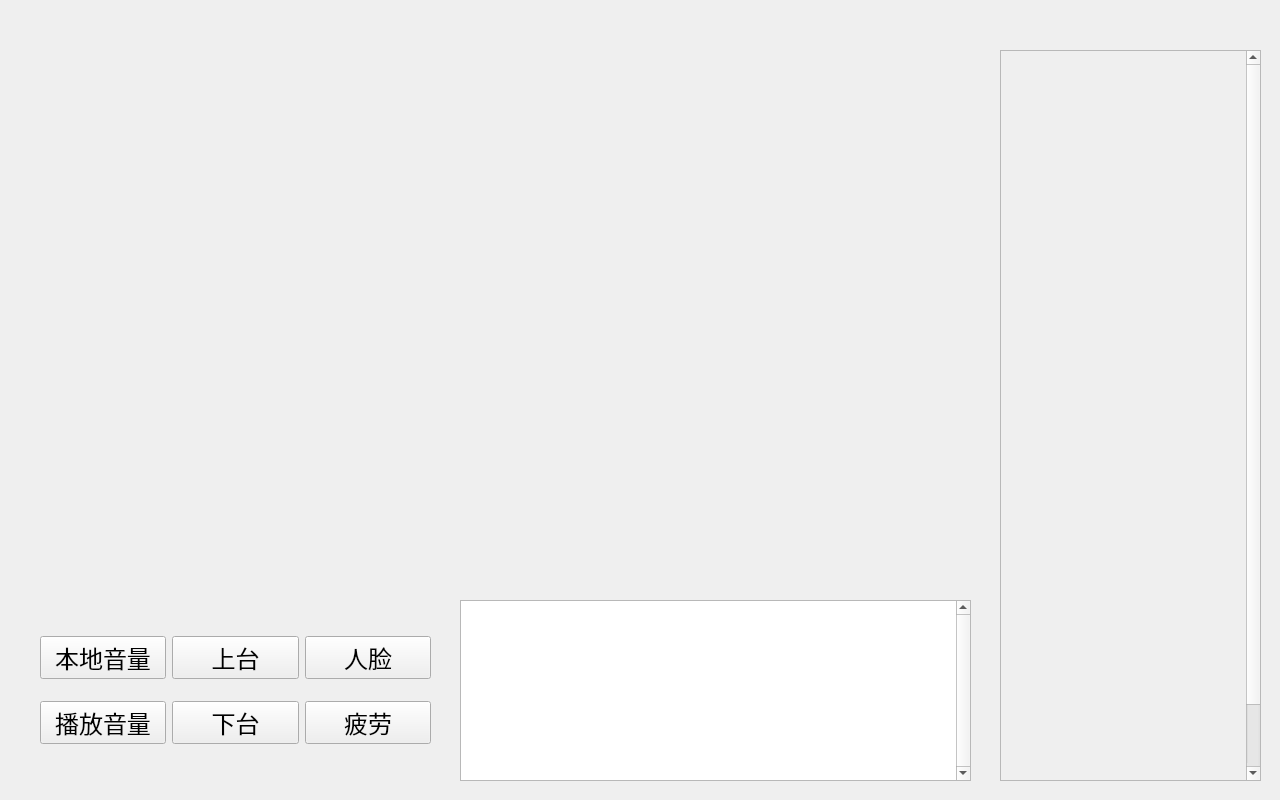
<?xml version="1.0" encoding="UTF-8"?>
<ui version="4.0">
 <class>MainWindow</class>
 <widget class="QMainWindow" name="MainWindow">
  <property name="geometry">
   <rect>
    <x>0</x>
    <y>0</y>
    <width>1280</width>
    <height>800</height>
   </rect>
  </property>
  <property name="minimumSize">
   <size>
    <width>1280</width>
    <height>800</height>
   </size>
  </property>
  <property name="maximumSize">
   <size>
    <width>1280</width>
    <height>800</height>
   </size>
  </property>
  <property name="windowTitle">
   <string>MainWindow</string>
  </property>
  <widget class="QWidget" name="centralwidget">
   <widget class="QTextBrowser" name="textBrowser">
    <property name="geometry">
     <rect>
      <x>460</x>
      <y>600</y>
      <width>511</width>
      <height>181</height>
     </rect>
    </property>
    <property name="font">
     <font>
      <family>Arial</family>
      <pointsize>16</pointsize>
     </font>
    </property>
    <property name="verticalScrollBarPolicy">
     <enum>Qt::ScrollBarAlwaysOn</enum>
    </property>
   </widget>
   <widget class="QWidget" name="gridLayoutWidget">
    <property name="geometry">
     <rect>
      <x>40</x>
      <y>50</y>
      <width>931</width>
      <height>541</height>
     </rect>
    </property>
    <layout class="QGridLayout" name="gridLayout">
     <item row="0" column="0">
      <widget class="QLabel" name="label">
       <property name="text">
        <string/>
       </property>
      </widget>
     </item>
    </layout>
   </widget>
   <widget class="QWidget" name="gridLayoutWidget_2">
    <property name="geometry">
     <rect>
      <x>40</x>
      <y>620</y>
      <width>391</width>
      <height>141</height>
     </rect>
    </property>
    <layout class="QGridLayout" name="gridLayout_2">
     <item row="0" column="1">
      <widget class="QPushButton" name="pushButton_2">
       <property name="font">
        <font>
         <family>Arial</family>
         <pointsize>18</pointsize>
        </font>
       </property>
       <property name="text">
        <string>上台</string>
       </property>
       <property name="autoDefault">
        <bool>false</bool>
       </property>
       <property name="default">
        <bool>false</bool>
       </property>
       <property name="flat">
        <bool>false</bool>
       </property>
      </widget>
     </item>
     <item row="0" column="2">
      <widget class="QPushButton" name="pushButton_4">
       <property name="font">
        <font>
         <family>Arial</family>
         <pointsize>18</pointsize>
        </font>
       </property>
       <property name="text">
        <string>人脸</string>
       </property>
       <property name="autoDefault">
        <bool>false</bool>
       </property>
       <property name="default">
        <bool>false</bool>
       </property>
       <property name="flat">
        <bool>false</bool>
       </property>
      </widget>
     </item>
     <item row="1" column="2">
      <widget class="QPushButton" name="pushButton_5">
       <property name="font">
        <font>
         <family>Arial</family>
         <pointsize>18</pointsize>
        </font>
       </property>
       <property name="text">
        <string>疲劳</string>
       </property>
       <property name="autoDefault">
        <bool>false</bool>
       </property>
       <property name="default">
        <bool>false</bool>
       </property>
       <property name="flat">
        <bool>false</bool>
       </property>
      </widget>
     </item>
     <item row="1" column="0">
      <widget class="QPushButton" name="pushButton_1">
       <property name="font">
        <font>
         <family>Arial</family>
         <pointsize>18</pointsize>
        </font>
       </property>
       <property name="text">
        <string>播放音量</string>
       </property>
       <property name="autoDefault">
        <bool>false</bool>
       </property>
       <property name="default">
        <bool>false</bool>
       </property>
       <property name="flat">
        <bool>false</bool>
       </property>
      </widget>
     </item>
     <item row="1" column="1">
      <widget class="QPushButton" name="pushButton_3">
       <property name="font">
        <font>
         <family>Arial</family>
         <pointsize>18</pointsize>
        </font>
       </property>
       <property name="text">
        <string>下台</string>
       </property>
       <property name="autoDefault">
        <bool>false</bool>
       </property>
       <property name="default">
        <bool>false</bool>
       </property>
       <property name="flat">
        <bool>false</bool>
       </property>
      </widget>
     </item>
     <item row="0" column="0">
      <widget class="QPushButton" name="pushButton">
       <property name="font">
        <font>
         <family>Arial</family>
         <pointsize>18</pointsize>
        </font>
       </property>
       <property name="text">
        <string>本地音量</string>
       </property>
       <property name="autoDefault">
        <bool>false</bool>
       </property>
       <property name="default">
        <bool>false</bool>
       </property>
       <property name="flat">
        <bool>false</bool>
       </property>
      </widget>
     </item>
    </layout>
   </widget>
   <widget class="QScrollArea" name="scrollArea">
    <property name="geometry">
     <rect>
      <x>1000</x>
      <y>50</y>
      <width>261</width>
      <height>731</height>
     </rect>
    </property>
    <property name="verticalScrollBarPolicy">
     <enum>Qt::ScrollBarAlwaysOn</enum>
    </property>
    <property name="horizontalScrollBarPolicy">
     <enum>Qt::ScrollBarAlwaysOff</enum>
    </property>
    <property name="widgetResizable">
     <bool>false</bool>
    </property>
    <widget class="QWidget" name="scrollAreaWidgetContents">
     <property name="geometry">
      <rect>
       <x>0</x>
       <y>0</y>
       <width>278</width>
       <height>799</height>
      </rect>
     </property>
     <widget class="QWidget" name="verticalLayoutWidget">
      <property name="geometry">
       <rect>
        <x>-1</x>
        <y>-1</y>
        <width>281</width>
        <height>801</height>
       </rect>
      </property>
      <layout class="QVBoxLayout" name="verticalLayout"/>
     </widget>
    </widget>
   </widget>
  </widget>
 </widget>
 <resources/>
 <connections/>
</ui>
